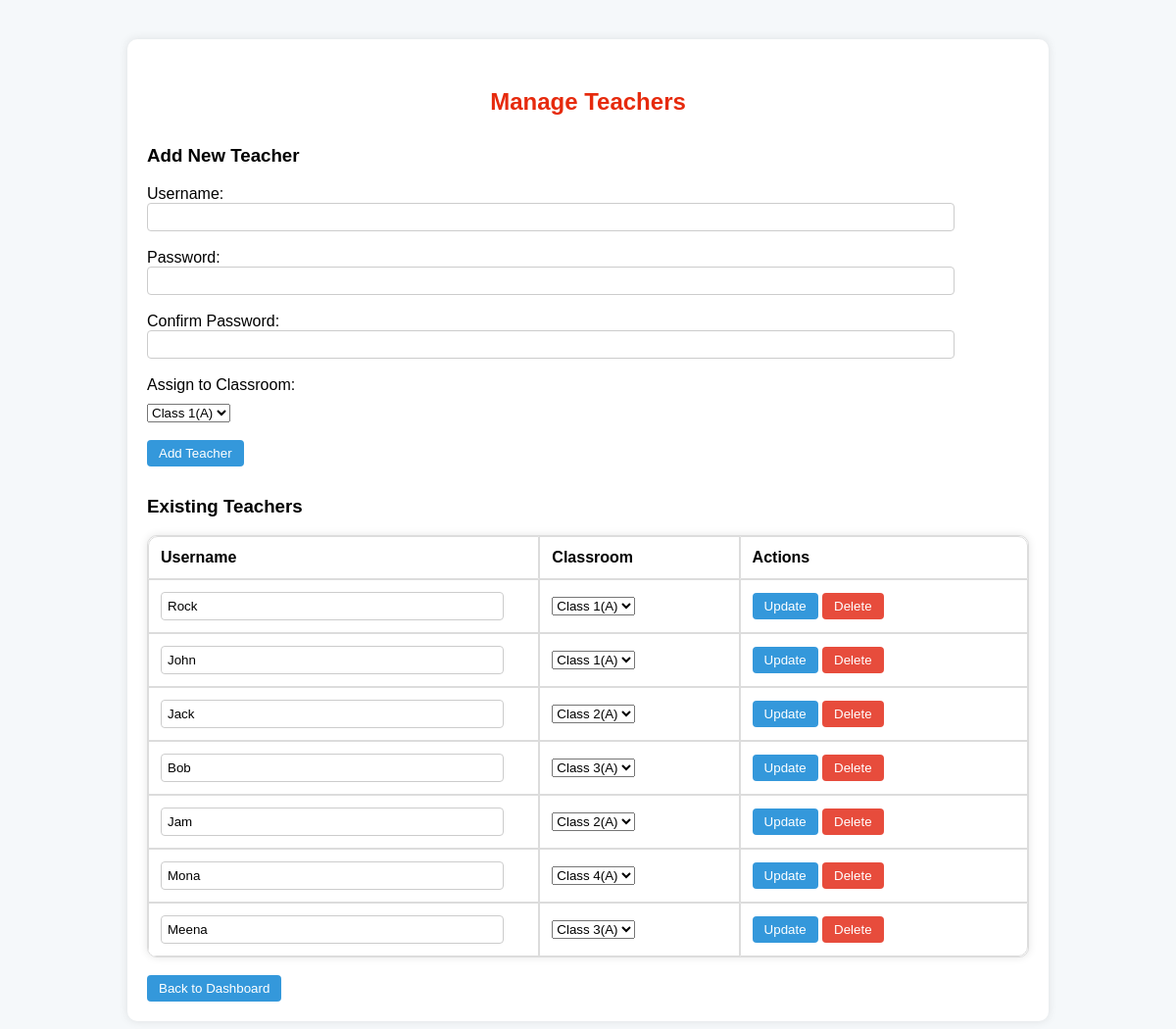
The page /manage_teachers/ (signed in) on the database its author committed.
### core/models.py (models this page shows, shortened)
class Teacher(models.Model):
    username = models.CharField(max_length=150, unique=True)
    password = models.CharField(max_length=150)
    classroom = models.ForeignKey(Classroom, on_delete=models.SET_NULL, null=True)

class Classroom(models.Model):
    name = models.CharField(max_length=100)

### core/views.py (the view)
# urls.py: path('manage_teachers/', views.manage_teachers, name='manage_teachers'),
def manage_teachers(request):
    if 'teacher_id' not in request.session:
        return redirect('login')
    teacher = Teacher.objects.get(id=request.session['teacher_id'])
    if teacher.username != 'admin':
        messages.error(request, "Access denied: only admin can manage teachers.")
        return redirect('home')
    teachers = Teacher.objects.exclude(username='admin')
    classrooms = Classroom.objects.all()
    return render(request, 'core/manage_teachers.html', {
        'teachers': teachers,
        'classrooms': classrooms
    })

### core/templates/core/manage_teachers.html (shortened to what this page needs)
{% load static %}
<!DOCTYPE html>
<html>
<head>
    <link rel="stylesheet" href="{% static 'core/style.css' %}">
</head>
<body>
<div class="container white-bg">
    <h2>Manage Teachers</h2>
    <form method="POST" action="{% url 'register' %}" style="margin-bottom: 30px;">
        <h3>Add New Teacher</h3>
        <label>Username:</label><br>
        <input type="text" name="username" required><br><br>
        <label>Password:</label><br>
        <input type="password" name="password" required><br><br>
        <label>Confirm Password:</label><br>
        <input type="password" name="confirm_password" required><br><br>
        <label>Assign to Classroom:</label><br>
        <select name="classroom" style="margin-top: 10px;" required>
            {% for cls in classrooms %}
                <option value="{{ cls.id }}">{{ cls.name }}</option>
            {% endfor %}
        </select><br><br>
        <button type="submit">Add Teacher</button>
    </form>
    <h3>Existing Teachers</h3>
    <table>
        <tr>
            <th>Username</th>
            <th>Classroom</th>
            <th>Actions</th>
        </tr>
        {% for teacher in teachers %}
        <tr>
            <form method="POST" action="{% url 'update_teacher' teacher.id %}">
                <td><input type="text" name="username" value="{{ teacher.username }}" required></td>
                <td>
                    <select name="classroom">
                        {% for cls in classrooms %}
                            <option value="{{ cls.id }}" {% if cls.id == teacher.classroom.id %}selected{% endif %}>{{ cls.name }}</option>
                        {% endfor %}
                    </select>
                </td>
                <td>
                    <button type="submit">Update</button>
            </form>
            <form method="POST" action="{% url 'delete_teacher' teacher.id %}" style="display:inline;">
                <button type="submit" class="delete-btn" onclick="return confirm('Are you sure?')">Delete</button>
            </form>
        </tr>
        {% endfor %}
    </table>
    <br>
    <a href="{% url 'home' %}"><button>Back to Dashboard</button></a>
</div>
</body>
</html>

### core/static/core/style.css (style rules this page uses)
body { font-family: Arial, sans-serif; background-color: #f5f8fa; margin: 0; padding: 0; }
.white-bg { background-color: white; padding: 20px; border-radius: 10px; box-shadow: 0 0 10px rgba(0, 0, 0, 0.1); }
.container { max-width: 900px; margin: 40px auto 40px auto; padding: 20px 20px; }
h2 { color: #e62a0d; margin-top: 30px; margin-bottom: 30px; text-align: center; }
table { width: 100%; border-collapse: separate; border-spacing: 0; background-color: white; box-shadow: 0 0 8px rgba(0,0,0,0.1); border-radius: 10px; overflow: hidden; }
th:first-child { border-top-left-radius: 10px; }
th:last-child { border-top-right-radius: 10px; }
tr:last-child td:last-child { border-bottom-right-radius: 10px; }
table, th, td { border: 1px solid #dcdcdc; }
th, td { padding: 12px; text-align: left; background-color: #fff; }
button { background-color: #3498db; color: white; border: none; padding: 6px 12px; cursor: pointer; border-radius: 4px; }
.delete-btn { background-color: #e74c3c; }
input[type=text], input[type=number], input[type=password] { padding: 6px; border: 1px solid #ccc; border-radius: 4px; width: 90%; }

### rows shown on the page
Teacher: username "Rock", classroom "Class 1(A)"
Teacher: username "John", classroom "Class 1(A)"
Teacher: username "Jack", classroom "Class 2(A)"
Teacher: username "Bob", classroom "Class 3(A)"
Teacher: username "Jam", classroom "Class 2(A)"
Teacher: username "Mona", classroom "Class 4(A)"
Teacher: username "Meena", classroom "Class 3(A)"

### other values the page prints
form field classroom "Class 1(A)"
